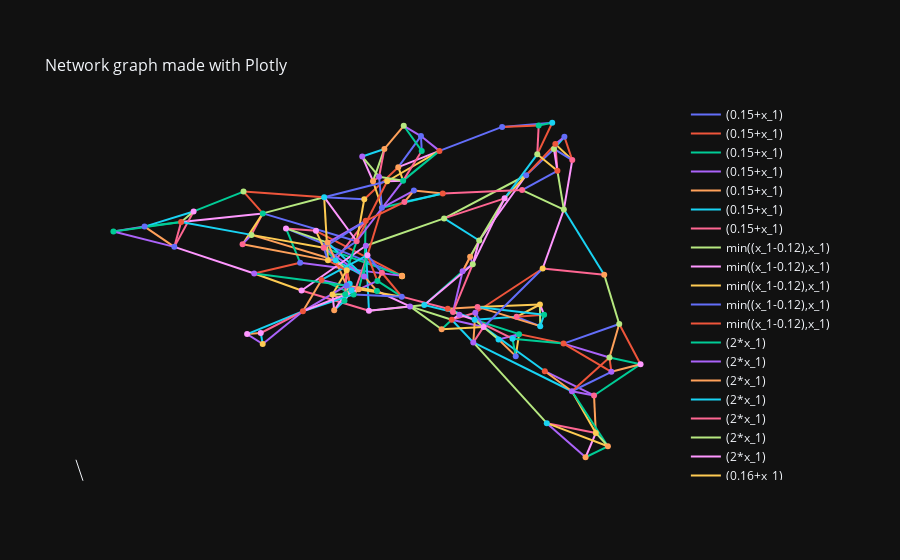

Here is the notebook cell this chart was saved with:
### Code cell
import networkx as nx
import plotly.graph_objects as go

# TODO: for loop to add each node and its hovertext

# Convert networkx graph to plotly figure
pos = nx.spring_layout(G)  # positions for all nodes
edge_x_start = []
edge_y_start = []
edge_x_end = []
edge_y_end = []

edges_names = []

for edge in G.edges():
    edges_names.append((edge[0], edge[1]))
    x0, y0 = pos[edge[0]]
    x1, y1 = pos[edge[1]]
    edge_x_start.append(x0)
    edge_y_start.append(y0)
    edge_x_end.append(x1)
    edge_y_end.append(y1)

print(edges_names[0])
edge_traces = []
for i, (x_start, y_start, x_end, y_end) in enumerate(
    zip(edge_x_start, edge_y_start, edge_x_end, edge_y_end)
):
    edge_trace = go.Scatter(
        x=[x_start, x_end],
        y=[y_start, y_end],
        hoverinfo="text",
        name=edges_names[i][0],
        mode="lines",
    )
    edge_traces.append(edge_trace)

node_x = []
node_y = []
node_names = []

for node in G.nodes():
    node_names.append(node)
    x, y = pos[node]
    node_x.append(x)
    node_y.append(y)

node_traces = []
for i, (x, y) in enumerate(zip(node_x, node_y)):
    node_name = node_names[i]
    connections = graph[node_name]
    real_distances = ""
    lat_distances = ""
    # get index of node in df['Category']
    index_node = df.index[df["Category"] == node_name].tolist()[0]

    for connection in connections:
        index_connection = df.index[df["Category"] == connection].tolist()[0]
        real_distances += f"<br>Real Distance to {connection}: <b>{str(distance_matrix_values[index_node][index_connection])}</b>"
        lat_distances += f"<br>Latent Space Distance to {connection}: {str(distance_matrix_lat[index_node][index_connection])}"
    node_trace = go.Scatter(
        x=[x],
        y=[y],
        mode="markers+text",
        hoverinfo="text",
        hovertext=node_names[i] + real_distances + lat_distances,
        textposition="bottom center",
        name=node_names[i],
    )
    node_traces.append(node_trace)

data = edge_traces + node_traces
fig = go.Figure(
    data=data,
    layout=go.Layout(
        title="<br>Network graph made with Plotly",
        titlefont_size=16,
        showlegend=True,
        annotations=[
            dict(showarrow=True, xref="paper", yref="paper", x=0.005, y=-0.002)
        ],
        xaxis=dict(showgrid=False, zeroline=False, showticklabels=False),
        yaxis=dict(showgrid=False, zeroline=False, showticklabels=False),
    ),
)

fig.show()
